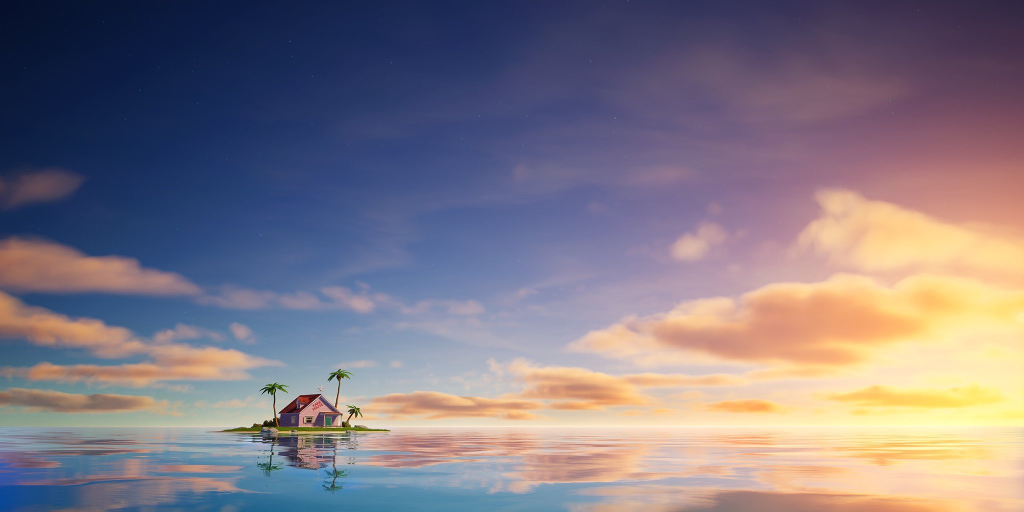
#> input picture opencv/kame_house.jpg, 2048 x 1024 px (shown at 1/2 size)
$ python script.py
#> lines starting #> are read from the running program, lines starting #| are printed output that depends on the picture
import cv2

kame_house_image = cv2.imread("kame_house.jpg", 1)
#> kame_house_image is the input picture: shape (1024, 2048, 3); mean B, G, R 132.3, 120.9, 129.2
#print(kame_house_image.shape)
resize_kame = cv2.resize(kame_house_image,
    (int(kame_house_image.shape[1]/2), int(kame_house_image.shape[0]/2))) #el 0 es alto de la imagen, el 1 el ancho
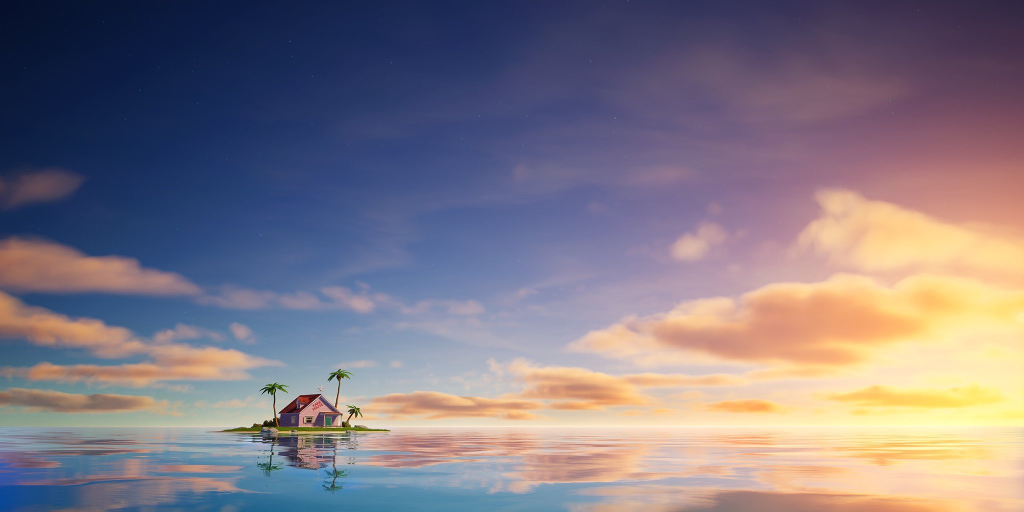
#> resize_kame: shape (512, 1024, 3); mean B, G, R 132.4, 121, 129.3
#print(resize_kame.shape)

#cv2.imshow("KameHouse", resize_kame)
#cv2.waitKey(0)
cv2.imwrite("kamehouse_r.jpg", resize_kame) #especificar extension
